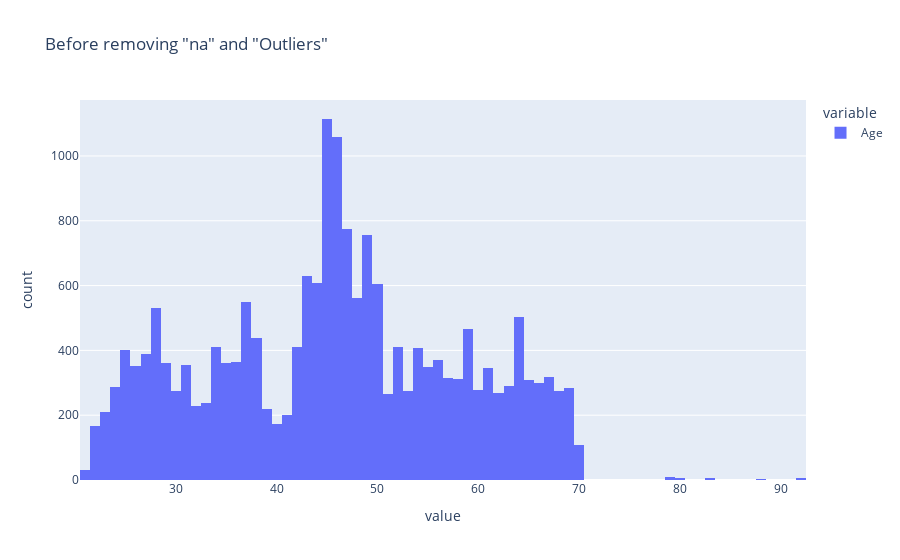
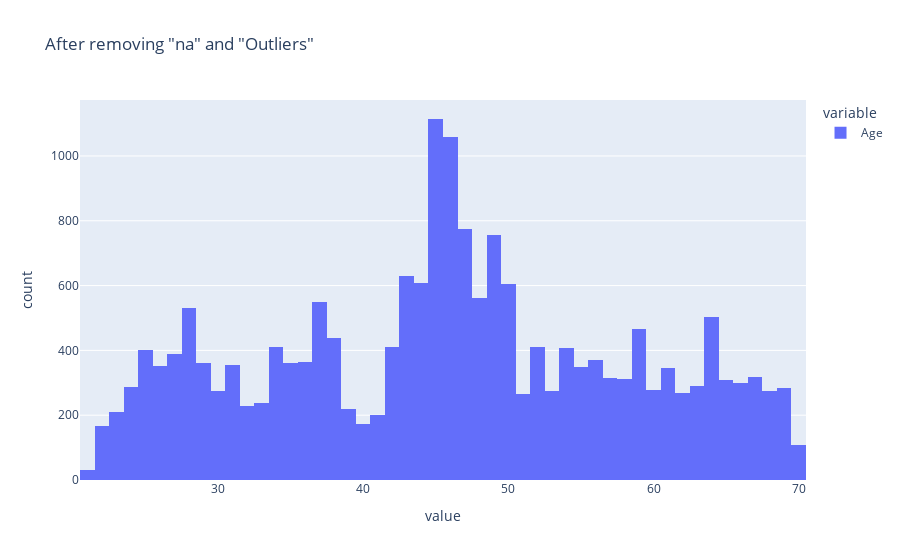

Here is the notebook cell these charts were saved with, in order:
### Code cell
before=px.histogram(transDf.Age,title='''Before removing "na" and "Outliers"''').show()
after=px.histogram(Ages_outliers_removed,title='''After removing "na" and "Outliers"''').show()
# print(after.show(),before.show())

### Figure 1 — Plotly figure (JSON) as saved in the notebook; plotly's stock layout.template omitted (floating-point values rounded to 4 significant figures; data arrays with more than 128 entries replaced by an {"elided": "..."} marker saying what was removed)
{"data": [{"alignmentgroup": "True", "bingroup": "x", "hovertemplate": "variable=Age<br>value=%{x}<br>count=%{y}<extra></extra>", "legendgroup": "Age", "marker": {"color": "#636efa", "pattern": {"shape": ""}}, "name": "Age", "offsetgroup": "Age", "orientation": "v", "showlegend": true, "type": "histogram", "x": {"elided": "20000 int values"}, "xaxis": "x", "yaxis": "y"}], "layout": {"barmode": "relative", "legend": {"title": {"text": "variable"}, "tracegroupgap": 0}, "title": {"text": "Before removing \"na\" and \"Outliers\""}, "xaxis": {"anchor": "y", "domain": [0, 1], "title": {"text": "value"}}, "yaxis": {"anchor": "x", "domain": [0, 1], "title": {"text": "count"}}}}

### Figure 2 — Plotly figure (JSON) as saved in the notebook; plotly's stock layout.template omitted (floating-point values rounded to 4 significant figures; data arrays with more than 128 entries replaced by an {"elided": "..."} marker saying what was removed)
{"data": [{"alignmentgroup": "True", "bingroup": "x", "hovertemplate": "variable=Age<br>value=%{x}<br>count=%{y}<extra></extra>", "legendgroup": "Age", "marker": {"color": "#636efa", "pattern": {"shape": ""}}, "name": "Age", "offsetgroup": "Age", "orientation": "v", "showlegend": true, "type": "histogram", "x": {"elided": "19511 int values"}, "xaxis": "x", "yaxis": "y"}], "layout": {"barmode": "relative", "legend": {"title": {"text": "variable"}, "tracegroupgap": 0}, "title": {"text": "After removing \"na\" and \"Outliers\""}, "xaxis": {"anchor": "y", "domain": [0, 1], "title": {"text": "value"}}, "yaxis": {"anchor": "x", "domain": [0, 1], "title": {"text": "count"}}}}
